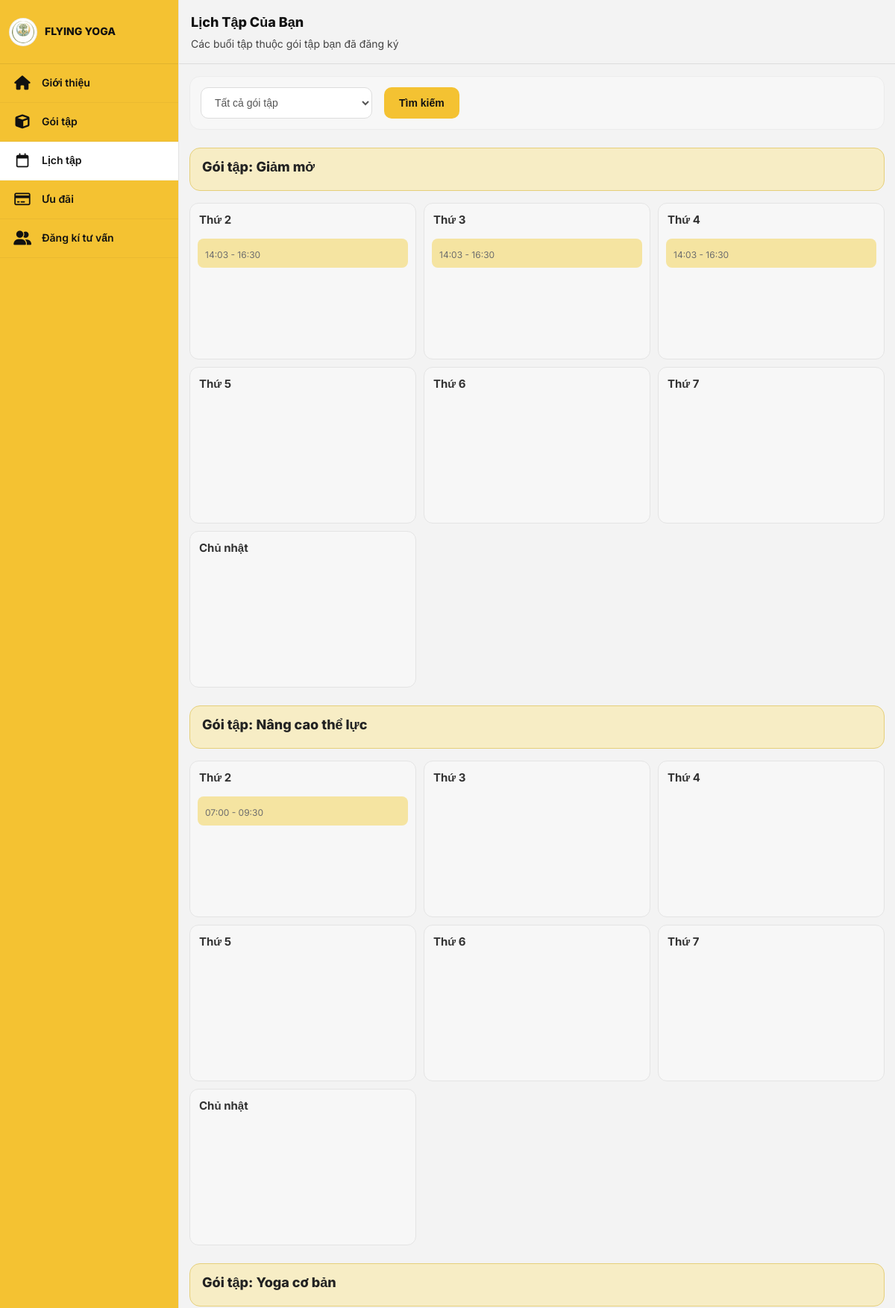
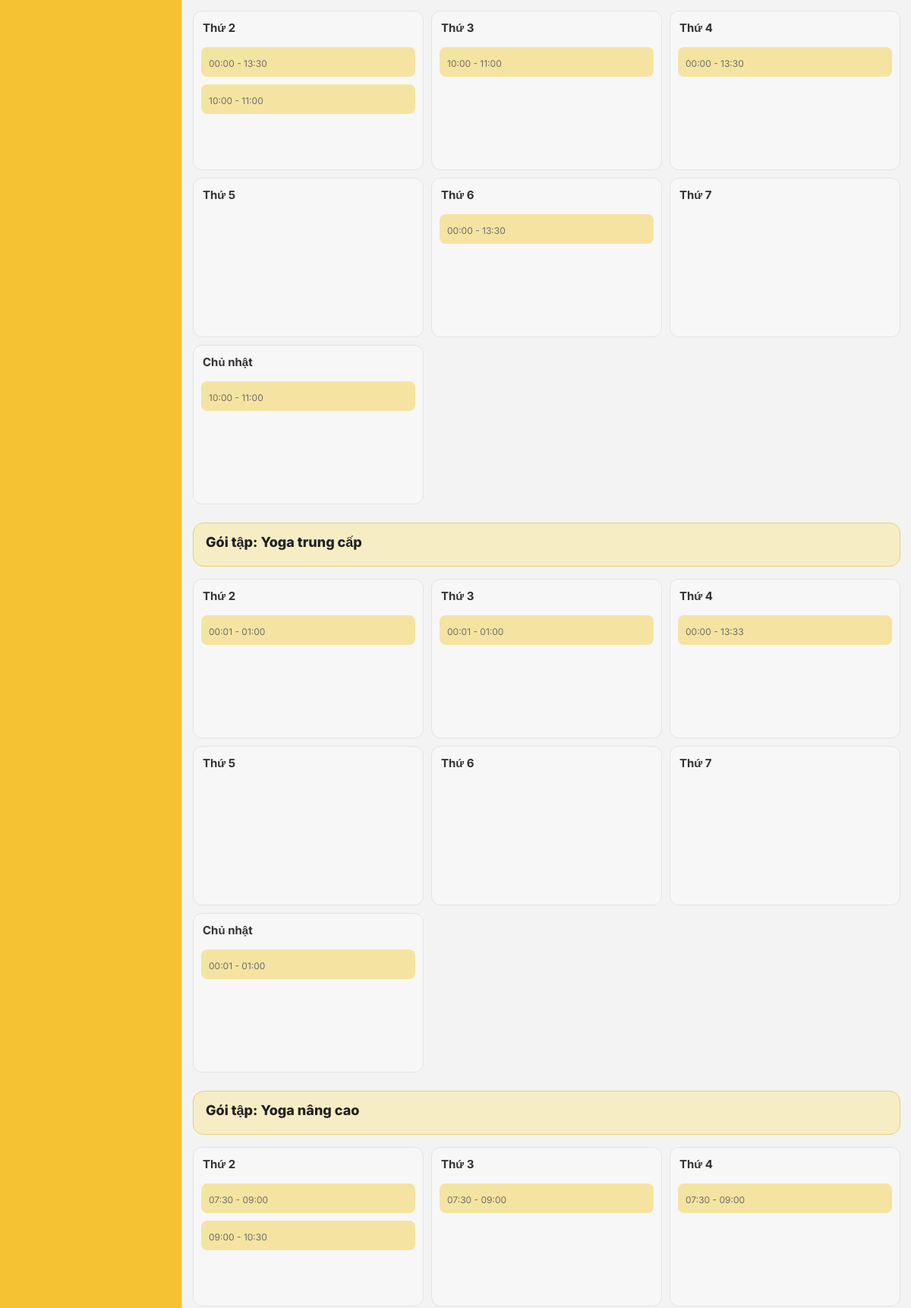
Screenshot of /khach-hang/lich-tap/ (upper part) with the database file from the repository (2 pictures, top to bottom).
### goi_tap/models.py (models this page shows, shortened)
class GoiTap(models.Model):
    LOAI_CHOICE = [
        ('buoi', 'Theo buổi'),
        ('thang', 'Theo tháng'),
    ]
    TRANG_THAI_CHOICE = [
        ('hoat_dong', 'Hoạt động'),
        ('ngung', 'Ngưng'),
    ]
    ma_goi = models.CharField(max_length=10, unique=True)
    ten_goi = models.CharField(max_length=100)
    loai_goi = models.CharField(max_length=10, choices=LOAI_CHOICE)
    thoi_han_so_buoi = models.IntegerField()
    gia_goi = models.DecimalField(max_digits=12, decimal_places=0)
    trang_thai = models.CharField(max_length=20, choices=TRANG_THAI_CHOICE, default='hoat_dong')
    ghi_chu = models.TextField(blank=True, null=True)

### lich_tap/models.py (models this page shows, shortened)
class LichHoc(models.Model):
    THU_CHOICES = [
        ('2', 'Thứ 2'),
        ('3', 'Thứ 3'),
        ('4', 'Thứ 4'),
        ('5', 'Thứ 5'),
        ('6', 'Thứ 6'),
        ('7', 'Thứ 7'),
        ('CN', 'Chủ Nhật'),
    ]
    ma_lich = models.CharField(max_length=10, unique=True)
    goi_tap = models.ForeignKey(
        GoiTap,
        on_delete=models.CASCADE,
        related_name='lich_hoc'
    )
    thu = models.CharField(max_length=2, choices=THU_CHOICES)
    gio_bat_dau = models.TimeField()
    gio_ket_thuc = models.TimeField()
    phong = models.CharField(max_length=50)
    hlv_phu_trach = models.CharField(max_length=100)
    so_cho_toi_da = models.IntegerField()
    trang_thai = models.BooleanField(default=True)

### khach_hang/views.py (the view)
# urls.py: path('lich-tap/', views.lich_tap_guest, name='lich_tap_guest'),
def lich_tap_guest(request):
    goi_tap_id = request.GET.get('goi_tap')
    ds_goi_tap = GoiTap.objects.filter(trang_thai='hoat_dong').order_by('ma_goi')
    ds_lich = LichHoc.objects.select_related('goi_tap').filter(trang_thai=True)
    if goi_tap_id:
        ds_lich = ds_lich.filter(goi_tap_id=goi_tap_id)
    thu_data = [
        ('2', 'Thứ 2'),
        ('3', 'Thứ 3'),
        ('4', 'Thứ 4'),
        ('5', 'Thứ 5'),
        ('6', 'Thứ 6'),
        ('7', 'Thứ 7'),
        ('CN', 'Chủ nhật'),
    ]
    grouped_data = {}
    for lich in ds_lich.order_by('goi_tap__ma_goi', 'thu', 'gio_bat_dau'):
        goi = lich.goi_tap
        if goi.id not in grouped_data:
            grouped_data[goi.id] = {
                'goi': goi,
                'columns': [{'key': thu, 'label': label, 'items': []} for thu, label in thu_data]
            }
        for col in grouped_data[goi.id]['columns']:
            if col['key'] == lich.thu:
                col['items'].append(lich)
                break
    context = {
        'ds_goi_tap': ds_goi_tap,
        'grouped_data': grouped_data.values(),
        'goi_tap_id': goi_tap_id,
    }
    return render(request, 'khach_hang/guest/lich_tap.html', context)

### thong_bao/context_processors.py (called while the page is built, shortened)
def thong_bao_context(request):
    so_thong_bao_chua_doc = 0
    ds_thong_bao_dropdown = ThongBaoNhacNho.objects.none()
    return {
        'so_thong_bao_chua_doc': so_thong_bao_chua_doc,
        'ds_thong_bao_dropdown': ds_thong_bao_dropdown,
    }

### khach_hang/templates/khach_hang/guest/lich_tap.html (shortened to what this page needs)
{% extends 'base_guest.html' %}
{% load static %}
{% block nav_lich_tap %}active{% endblock %}
{% block extra_css %}
<link rel="stylesheet" href="{% static 'css/guest/lich_tap_guest.css' %}">
{% endblock %}
{% block page_title %}Lịch Tập Của Bạn{% endblock %}
{% block page_subtitle %}Các buổi tập thuộc gói tập bạn đã đăng ký{% endblock %}
{% block content %}
<div class="schedule-page">
    <form method="get" class="schedule-filter">
        <select name="goi_tap">
            <option value="">Tất cả gói tập</option>
        </select>
        <button type="submit" class="filter-btn">Tìm kiếm</button>
    </form>
    {% for item in grouped_data %}
        <div class="schedule-package">
            <div class="schedule-package-header">
                <h3>Gói tập: {{ item.goi.ten_goi }}</h3>
            </div>
            <div class="schedule-week-grid">
                {% for col in item.columns %}
                    <div class="day-column">
                        <div class="day-title">{{ col.label }}</div>
                        <div class="day-body">
                            {% for lich in col.items %}
                                <div class="schedule-card">
                                    <div class="schedule-time">
                                        {{ lich.gio_bat_dau|time:"H:i" }} - {{ lich.gio_ket_thuc|time:"H:i" }}
                                    </div>
                                </div>
                            {% endfor %}
                        </div>
                    </div>
                {% endfor %}
            </div>
        </div>
    {% empty %}
        <div class="empty-schedule">
            Hiện chưa có lịch tập.
        </div>
    {% endfor %}
</div>
{% endblock %}

### static/css/guest/guest_base.css (style rules this page uses)
* { margin: 0; padding: 0; box-sizing: border-box; }
html, body { min-height: 100%; }
body { font-family: 'Inter', sans-serif; background: #f3f3f3; color: #222; }

### static/css/guest/lich_tap_guest.css (style rules this page uses)
body { font-family: 'Inter', sans-serif; background: #f3f3f3; color: #222; }
.schedule-page { padding-bottom: 24px; }
.schedule-filter { display: flex; gap: 16px; align-items: center; background: #f7f7f7; border-radius: 14px; padding: 14px; margin-bottom: 24px; border: 1px solid #ececec; }
.schedule-filter select { min-width: 230px; height: 42px; border: 1px solid #dddddd; border-radius: 10px; padding: 0 14px; font-size: 14px; color: #555; background: #fff; outline: none; }
.filter-btn { height: 42px; padding: 0 20px; border: none; border-radius: 10px; background: #f4c232; color: #111; font-size: 14px; font-weight: 700; cursor: pointer; }
.schedule-package { margin-bottom: 24px; }
.schedule-package-header { background: #f7edc5; border: 1px solid #e5cf7a; border-radius: 14px; padding: 14px 16px; margin-bottom: 16px; }
.schedule-package-header h3 { font-size: 18px; font-weight: 800; color: #222; margin-bottom: 6px; }
.schedule-week-grid { display: grid; grid-template-columns: repeat(7, minmax(0, 1fr)); gap: 10px; }
.day-column { background: #f7f7f7; border: 1px solid #e4e4e4; border-radius: 12px; min-height: 210px; overflow: hidden; }
.day-title { font-size: 15px; font-weight: 700; color: #333; padding: 12px 12px 8px; }
.day-body { padding: 8px 10px 12px; display: flex; flex-direction: column; gap: 10px; }
.schedule-card { background: #f5e4a1; border-radius: 8px; padding: 10px 10px 8px; }
.schedule-time { font-size: 12px; color: #6d6d6d; line-height: 1.4; }
@media (max-width: 1200px) { .schedule-week-grid { grid-template-columns: repeat(3, minmax(0, 1fr)); } }

### rows the page displays
GoiTap: goi.ten_goi "Giảm mở", label "Thứ 2" "Thứ 3" "Thứ 4" "Thứ 5" "Thứ 6" "Thứ 7" "Chủ nhật"
LichHoc: gio_bat_dau "14:03", gio_ket_thuc "16:30"
LichHoc: gio_bat_dau "14:03", gio_ket_thuc "16:30"
LichHoc: gio_bat_dau "14:03", gio_ket_thuc "16:30"
GoiTap: goi.ten_goi "Nâng cao thể lực", label "Thứ 2" "Thứ 3" "Thứ 4" "Thứ 5" "Thứ 6" "Thứ 7" "Chủ nhật"
LichHoc: gio_bat_dau "07:00", gio_ket_thuc "09:30"
GoiTap: goi.ten_goi "Yoga cơ bản", label "Thứ 2" "Thứ 3" "Thứ 4" "Thứ 5" "Thứ 6" "Thứ 7" "Chủ nhật"
LichHoc: gio_bat_dau "00:00", gio_ket_thuc "13:30"
LichHoc: gio_bat_dau "10:00", gio_ket_thuc "11:00"
LichHoc: gio_bat_dau "10:00", gio_ket_thuc "11:00"
LichHoc: gio_bat_dau "00:00", gio_ket_thuc "13:30"
LichHoc: gio_bat_dau "00:00", gio_ket_thuc "13:30"
LichHoc: gio_bat_dau "10:00", gio_ket_thuc "11:00"
GoiTap: goi.ten_goi "Yoga trung cấp", label "Thứ 2" "Thứ 3" "Thứ 4" "Thứ 5" "Thứ 6" "Thứ 7" "Chủ nhật"
LichHoc: gio_bat_dau "00:01", gio_ket_thuc "01:00"
LichHoc: gio_bat_dau "00:01", gio_ket_thuc "01:00"
LichHoc: gio_bat_dau "00:00", gio_ket_thuc "13:33"
LichHoc: gio_bat_dau "00:01", gio_ket_thuc "01:00"
GoiTap: goi.ten_goi "Yoga nâng cao", label "Thứ 2" "Thứ 3" "Thứ 4"
LichHoc: gio_bat_dau "07:30", gio_ket_thuc "09:00"
LichHoc: gio_bat_dau "09:00", gio_ket_thuc "10:30"
LichHoc: gio_bat_dau "07:30", gio_ket_thuc "09:00"
LichHoc: gio_bat_dau "07:30", gio_ket_thuc "09:00"
